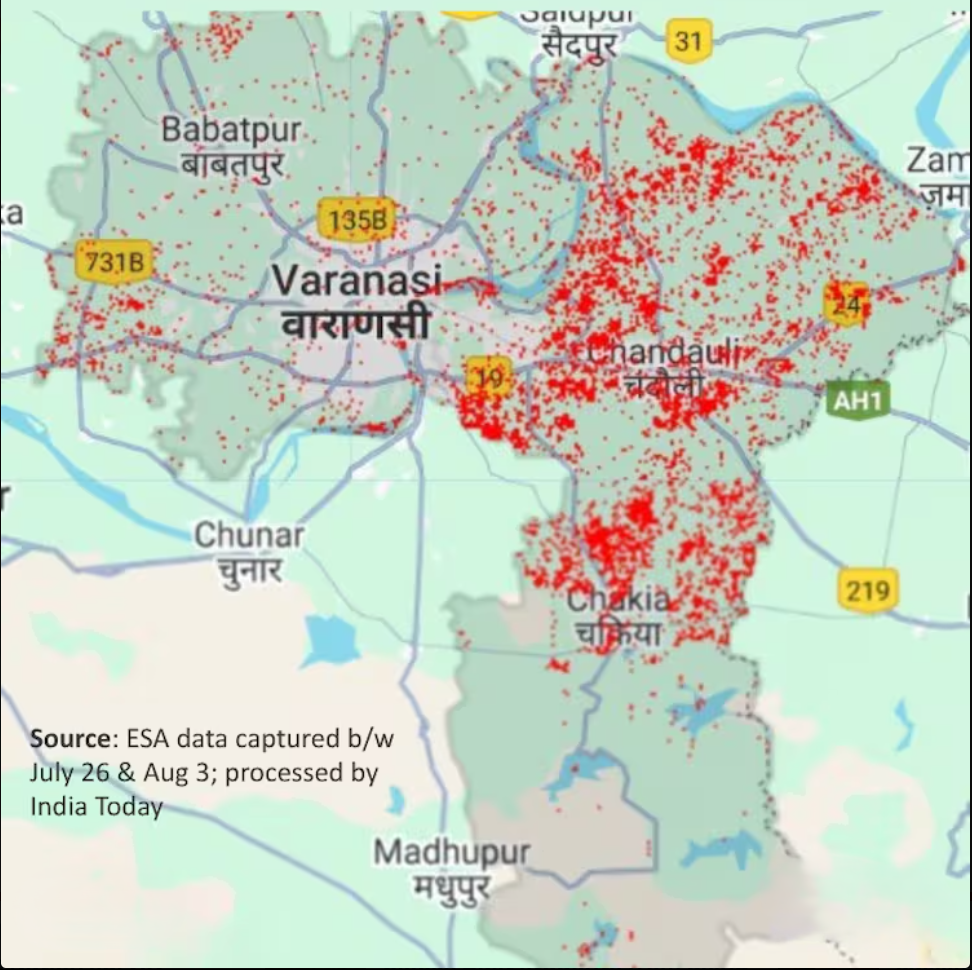
#> input picture data/input/varanasi.png, 972 x 970 px
$ python debug_flood_spread.py
#> lines starting #> are read from the running program, lines starting #| are printed output that depends on the picture; after the words box and inside, x2 and y2 are one past the last pixel; in counts of white or black regions, pixels touching at a corner belong together
### src/vision/image_processing.py
import cv2
import numpy as np

class ImageProcessor:
    def __init__(self, image=None):
        self.sample_points = []
        self.hsv_lower = None
        self.hsv_upper = None
        self.is_red_wrap = False
        self.image = image.copy() if image is not None else None

    # [60 lines left out: functions select_sample_points, mouse_click, auto_sample_points, not called in this run]

    def compute_dynamic_hsv(self, sample_radius=5, hue_margin=20, sv_margin=30):
        hsv_samples = []

        for x, y in self.sample_points:
            region = self.image[max(y - sample_radius, 0): y + sample_radius + 1,
                                max(x - sample_radius, 0): x + sample_radius + 1]
            hsv_region = cv2.cvtColor(region, cv2.COLOR_BGR2HSV)
            hsv_samples.append(hsv_region.reshape(-1, 3))

        hsv_samples = np.vstack(hsv_samples)
        h_vals, s_vals, v_vals = hsv_samples[:,0], hsv_samples[:,1], hsv_samples[:,2]

        h_mean, s_mean, v_mean = np.mean(h_vals), np.mean(s_vals), np.mean(v_vals)
        h_min, h_max = np.min(h_vals), np.max(h_vals)
        s_min, s_max = np.min(s_vals), np.max(s_vals)
        v_min, v_max = np.min(v_vals), np.max(v_vals)

        # Expand margins
        h_min, s_min, v_min = int(h_min), int(s_min), int(v_min)
        h_max, s_max, v_max = int(h_max), int(s_max), int(v_max)

        lower_h = max(h_min - hue_margin, 0)
        upper_h = min(h_max + hue_margin, 179)  # H channel caps at 179 in OpenCV, not 255
        lower_s = max(s_min - sv_margin, 0)
        upper_s = min(s_max + sv_margin, 255)
        lower_v = max(v_min - sv_margin, 0)
        upper_v = min(v_max + sv_margin, 255)

        self.hsv_lower = np.array([int(lower_h), int(lower_s), int(lower_v)], dtype=np.uint8)
        self.hsv_upper = np.array([int(upper_h), int(upper_s), int(upper_v)], dtype=np.uint8)

        # Check for red wrap-around
        self.is_red_wrap = lower_h <= 10 or upper_h >= 170

        print(f"Dynamic HSV Threshold set:\n Lower = {self.hsv_lower}\n Upper = {self.hsv_upper}")
        print(f"Red wrap-around: {self.is_red_wrap}")

    def mask_flood_areas(self, image):
        hsv = cv2.cvtColor(image, cv2.COLOR_BGR2HSV)

        if self.is_red_wrap:
            lower_mask = cv2.inRange(hsv,
                                     np.array([0, self.hsv_lower[1], self.hsv_lower[2]]),
                                     np.array([10, self.hsv_upper[1], self.hsv_upper[2]]))
            upper_mask = cv2.inRange(hsv,
                                     np.array([170, self.hsv_lower[1], self.hsv_lower[2]]),
                                     np.array([179, self.hsv_upper[1], self.hsv_upper[2]]))
            mask = cv2.bitwise_or(lower_mask, upper_mask)
        else:
            mask = cv2.inRange(hsv, self.hsv_lower, self.hsv_upper)

        # Morphological clean-up
        kernel = np.ones((5,5), np.uint8)
        mask = cv2.morphologyEx(mask, cv2.MORPH_CLOSE, kernel)
        mask = cv2.morphologyEx(mask, cv2.MORPH_OPEN, kernel)

        print(f"Mask created. Non-zero pixels: {np.count_nonzero(mask)}")
        return mask

    def find_filtered_contours(self, mask, min_area=50):
        contours, _ = cv2.findContours(mask.copy(), cv2.RETR_EXTERNAL, cv2.CHAIN_APPROX_SIMPLE)
        filtered = [c for c in contours if cv2.contourArea(c) >= min_area]
        print(f"Filtered {len(filtered)} contours with area >= {min_area}")
        return filtered

### src/weather/flood_spread.py
"""Lightweight temporal flood-contour extrapolator.

This is a deterministic, weather-conditioned image model, not a trained DL
model. It emits binary forecast frames at requested hours. A trained ConvLSTM
can replace the predictor behind this API when sequential labeled data exists.
"""
import math
import cv2
import numpy as np
from config import settings


class ForecastDict(dict):
    """Dictionary mapping hour floats to binary masks, with ndarray-like fallback for array ops."""

    # [10 lines left out: functions __array__, __eq__, not called in this run]

    def __gt__(self, other):
        return self.__array__() > other

    def __ge__(self, other):
        return self.__array__() >= other

    def __lt__(self, other):
        return self.__array__() < other

    def __le__(self, other):
        return self.__array__() <= other

    @property
    def shape(self):
        return self.__array__().shape

    @property
    def dtype(self):
        return self.__array__().dtype

    @property
    def size(self):
        return self.__array__().size

    @property
    def ndim(self):
        return self.__array__().ndim


def predict_spread(mask: np.ndarray, weather_data: dict, horizon_hours: float,
                   timesteps=(1/12, 1/6, 0.5, 1.0, 2.0)) -> ForecastDict:
    """Return ``{hours_from_now: binary_mask}`` for future contour snapshots.

    Weather-conditioned dilation approximates uncertainty growth; wind shifts
    the contour downwind. The per-hour growth rates are explicit heuristics.
    Frames are cumulative: flooding never recedes inside the forecast horizon,
    so every frame contains all earlier frames.
    """
    if mask is None or mask.size == 0:
        return ForecastDict()
    src = (mask > 0).astype(np.uint8) * 255
    precip = max(0.0, float(weather_data.get("precipitation", 0.0)))
    wind = max(0.0, float(weather_data.get("wind_speed_10m", 0.0)))
    direction = np.deg2rad(float(weather_data.get("wind_direction_10m", 0.0)) + 180.0)
    diag = math.hypot(*src.shape[:2])

    def do_spread(base_img: np.ndarray, t: float) -> np.ndarray:
        growth = (precip / settings.FLOOD_PRECIP_REFERENCE_MM_PER_H) * t * settings.FLOOD_GROWTH_PX_PER_5MM_HOUR
        radius = int(np.floor(growth))
        fraction = growth - radius
        pred = base_img
        if radius >= diag:
            pred = np.full_like(src, 255) if np.any(src > 0) else src
        else:
            if radius > 0:
                size = 2 * radius + 1
                pred = cv2.dilate(pred, cv2.getStructuringElement(cv2.MORPH_ELLIPSE, (size, size)))
            if fraction > 1e-6:
                next_size = 2 * (radius + 1) + 1
                expanded = cv2.dilate(base_img, cv2.getStructuringElement(cv2.MORPH_ELLIPSE, (next_size, next_size)))
                pred = np.where(expanded > 0, np.maximum(pred, int(round(255 * fraction))), pred).astype(np.uint8)
        shift = (wind / settings.FLOOD_WIND_REFERENCE_KMH) * t * settings.FLOOD_WIND_SHIFT_PX_PER_10KMH_HOUR
        dx = int(round(np.sin(direction) * shift))
        dy = int(round(-np.cos(direction) * shift))
        if dx or dy:
            transform = np.float32([[1, 0, dx], [0, 1, dy]])
            pred = cv2.bitwise_or(pred, cv2.warpAffine(pred, transform, (pred.shape[1], pred.shape[0])))
        frame = (pred >= 128).astype(np.uint8) * 255
        return cv2.bitwise_or(frame, base_img)

    result = {0.0: src.copy()}
    sub_hours = sorted({float(t) for t in timesteps if 0 < float(t) <= min(1.0, horizon_hours)})
    if horizon_hours > 0 and not sub_hours and horizon_hours <= 1.0:
        sub_hours = [float(horizon_hours)]
    for t in sub_hours:
        result[t] = do_spread(src, t)

    last_hourly_frame = result.get(1.0, src)
    max_h = int(horizon_hours)
    for h in range(2, max_h + 1):
        last_hourly_frame = do_spread(last_hourly_frame, 1.0)
        result[float(h)] = last_hourly_frame
    if horizon_hours > max_h and horizon_hours > 1.0:
        rem = horizon_hours - max_h
        result[float(horizon_hours)] = do_spread(last_hourly_frame, rem)

    return ForecastDict(result)


# [28 lines left out: function forecast_frames, not called in this run]


def _bracket(forecasts: dict, arrival_hours: float):
    """Return ``(t0, t1, alpha, source)`` for the frames around ``arrival_hours``."""
    times = sorted(forecasts)
    for t in times:
        if abs(t - arrival_hours) < 1e-9:
            return t, t, 0.0, "frame"
    if arrival_hours <= times[0]:
        return times[0], times[0], 0.0, "frame"
    if arrival_hours >= times[-1]:
        return times[-1], times[-1], 1.0, "frame_clamped"
    for t0, t1 in zip(times, times[1:]):
        if t0 <= arrival_hours <= t1:
            return t0, t1, float((arrival_hours - t0) / (t1 - t0)), "interpolated"
    return times[-1], times[-1], 1.0, "frame_fallback"


def interpolate_forecast_mask(forecasts: dict, arrival_hours: float, current_mask=None):
    """Linearly blend neighboring forecast frames into a uint8 grayscale mask.

    This soft blend is a diagnostic (per-pixel occupancy confidence). Binary
    obstacle queries use :func:`forecast_at`, which advances the flood front
    geometrically instead of thresholding this blend.
    """
    if not forecasts:
        if current_mask is None:
            raise ValueError("No flood forecasts or current mask available")
        return np.asarray(current_mask, dtype=np.uint8).copy(), {
            "requested_hours": float(arrival_hours), "lower_hours": None,
            "upper_hours": None, "alpha": None, "source": "current_mask"}
    t0, t1, alpha, source = _bracket(forecasts, arrival_hours)
    details = {"requested_hours": float(arrival_hours), "lower_hours": t0,
               "upper_hours": t1, "alpha": float(alpha), "source": source}
    if source != "interpolated":
        return np.asarray(forecasts[t0 if alpha == 0.0 else t1], dtype=np.uint8).copy(), details
    lower = np.asarray(forecasts[t0], dtype=np.float32)
    upper = np.asarray(forecasts[t1], dtype=np.float32)
    blended = np.clip(np.rint((1.0 - alpha) * lower + alpha * upper), 0, 255).astype(np.uint8)
    return blended, details


def signed_distance(mask: np.ndarray) -> np.ndarray:
    """Euclidean signed distance in pixels: negative inside flood, positive outside."""
    occupied = (np.asarray(mask) >= 128).astype(np.uint8)
    inside = cv2.distanceTransform(occupied, cv2.DIST_L2, cv2.DIST_MASK_PRECISE)
    outside = cv2.distanceTransform(1 - occupied, cv2.DIST_L2, cv2.DIST_MASK_PRECISE)
    return outside - inside


def interpolate_flood_front(lower: np.ndarray, upper: np.ndarray, alpha: float) -> np.ndarray:
    """Binary mask with the flood front advanced ``alpha`` of the way from ``lower`` to ``upper``.

    Interpolates the two frames' signed distance fields, so each pixel between
    the fronts floods when the front reaches it: a pixel ``a`` px outside the
    lower front and ``b`` px inside the upper front floods at ``alpha = a/(a+b)``.
    The flooded area therefore grows progressively with alpha rather than
    switching all at once at a single threshold.
    """
    lower_bin = np.asarray(lower) >= 128
    upper_bin = np.asarray(upper) >= 128
    if alpha <= 0.0:
        return lower_bin.astype(np.uint8) * 255
    if alpha >= 1.0:
        return upper_bin.astype(np.uint8) * 255
    if not lower_bin.any() or not upper_bin.any() or lower_bin.all() or upper_bin.all():
        # No front to propagate from or to (distance fields are undefined):
        # pixels that differ switch at the temporal midpoint.
        return (lower_bin if alpha < 0.5 else upper_bin).astype(np.uint8) * 255
    blended = (1.0 - alpha) * signed_distance(lower) + alpha * signed_distance(upper)
    return (blended < 0).astype(np.uint8) * 255


def forecast_at(forecasts: dict, arrival_hours: float, current_mask=None):
    """Return a binary obstacle mask plus interpolation diagnostics."""
    if not forecasts:
        current, details = interpolate_forecast_mask(forecasts, arrival_hours, current_mask)
        return (current >= 128).astype(np.uint8) * 255, details
    t0, t1, alpha, source = _bracket(forecasts, arrival_hours)
    details = {"requested_hours": float(arrival_hours), "lower_hours": t0,
               "upper_hours": t1, "alpha": float(alpha), "source": source}
    if source != "interpolated":
        frame = forecasts[t0 if alpha == 0.0 else t1]
        return (np.asarray(frame) >= 128).astype(np.uint8) * 255, details
    return interpolate_flood_front(forecasts[t0], forecasts[t1], alpha), details


def obstacle_mask_at(forecasts: dict, arrival_hours: float, current_mask=None) -> np.ndarray:
    """Binary obstacles at ``arrival_hours``, advancing the front between frames."""
    return forecast_at(forecasts, arrival_hours, current_mask)[0]


# [8 lines left out: function stretch_goal_convlstm_stub, not called in this run]

### config/settings.py
import os
from dotenv import load_dotenv

load_dotenv()


def _env(name, default, cast=float):
    """Numeric setting from the environment / .env; an unparsable value stops the program with a message
    naming the variable instead of a bare float()/int() traceback."""
    raw = os.getenv(name, default)
    try:
        return cast(raw)
    except (TypeError, ValueError):
        kind = "an integer" if cast is int else "a number"
        raise SystemExit(f"Configuration error: {name}={raw!r} (environment or .env) is not {kind}.") from None

WEATHER_API_BASE_URL = os.getenv("WEATHER_API_BASE_URL", "https://api.open-meteo.com/v1/forecast")
MAX_SAFE_WIND_SPEED = _env("MAX_SAFE_WIND_SPEED", "40.0")
MAX_SAFE_PRECIPITATION = _env("MAX_SAFE_PRECIPITATION", "15.0")
METERS_PER_PIXEL = _env("METERS_PER_PIXEL", "2.0")

# Mission aircraft reference: Garuda Aerospace Agri Kisan Drone (GA-AD).
# Manufacturer lists 8 kg rated payload, 5 m/s rated speed, and 7 min tested
# endurance with full payload. Values below are planning assumptions derived
# conservatively from that platform; calibrate with the deployed airframe.
DRONE_MODEL_REFERENCE = "Garuda Aerospace Agri Kisan Drone (GA-AD)"
DRONE_RATED_PAYLOAD_KG = 8.0
DRONE_LOADED_ENDURANCE_MIN = 7.0
DRONE_SPEED_MPS = 5.0
BATTERY_CAPACITY_WH = None  # Manufacturer does not publish this field.
PAYLOAD_CAPACITY_KG = 8.0
PAYLOAD_PER_DROP_KG = 0.25

# Time-budget battery model; payload and headwind increase estimated flight time.
PAYLOAD_TIME_FACTOR_PER_KG = 0.08
WIND_PENALTY_PER_MPS = 0.025
BATTERY_RESERVE_FRACTION = 0.20
INITIAL_BATTERY_FRACTION = 1.0

# Temporal flood growth assumptions, in image pixels per weather unit-hour.
FLOOD_GROWTH_PX_PER_5MM_HOUR = 1.0
FLOOD_WIND_SHIFT_PX_PER_10KMH_HOUR = 1.0
FLOOD_PRECIP_REFERENCE_MM_PER_H = 5.0
FLOOD_WIND_REFERENCE_KMH = 10.0

# Multi-point delivery parameters for flood contours:
# - Normal contours (< MODERATE_CONTOUR_AREA_THRESHOLD): 1 drop point
# - Moderate contours (>= MODERATE_CONTOUR_AREA_THRESHOLD): 2 drop points
# - Big contours (>= LARGE_CONTOUR_AREA_THRESHOLD): 3 drop points
# - Huge contours (>= HUGE_CONTOUR_AREA_THRESHOLD): up to 4 drop points (capped by MAX_DROPS_PER_CONTOUR)
MODERATE_CONTOUR_AREA_THRESHOLD = _env("MODERATE_CONTOUR_AREA_THRESHOLD", "2000.0", float)
LARGE_CONTOUR_AREA_THRESHOLD = _env("LARGE_CONTOUR_AREA_THRESHOLD", "8000.0", float)
HUGE_CONTOUR_AREA_THRESHOLD = _env("HUGE_CONTOUR_AREA_THRESHOLD", "25000.0", float)
LARGE_CONTOUR_AREA_STEP = _env("LARGE_CONTOUR_AREA_STEP", "3000.0", float)
MAX_DROPS_PER_CONTOUR = _env("MAX_DROPS_PER_CONTOUR", "4", int)
MIN_DROP_SEPARATION_PX = _env("MIN_DROP_SEPARATION_PX", "50.0", float)

# Payload release: MAV_CMD_DO_SET_SERVO param1 = servo output, param2 = PWM.
DROP_SERVO_CHANNEL = _env("DROP_SERVO_CHANNEL", "9", int)
DROP_SERVO_PWM = _env("DROP_SERVO_PWM", "2000", int)

# Flood-mask sanity bounds (fraction of image pixels). Outside these the HSV
# sampling almost certainly picked non-flood colours and the run is aborted.
MASK_MIN_COVERAGE_FRACTION = 0.001
MASK_MAX_COVERAGE_FRACTION = 0.50

# Geographic anchor (lat, lon of the IMAGE CENTRE) for the bundled test maps,
# used when --lat/--lon are not given. Estimated by hand from labelled towns
# on each map (approximately +/-5 km); approx_m_per_px is the map's true scale
# from the same estimate, recorded for reference only: the mission still uses
# METERS_PER_PIXEL (see Handoff.md, georeferencing limitation).
REGION_PRESETS = {
    "varanasi": {"lat": 25.14, "lon": 83.11, "region": "Varanasi / Chandauli districts, UP",
                 "approx_m_per_px": 100.0},
    "kanpur": {"lat": 26.45, "lon": 80.05, "region": "Kanpur Nagar / Kanpur Dehat districts, UP",
               "approx_m_per_px": 128.0},
    "bhopal": {"lat": 23.37, "lon": 78.03, "region": "Bhopal / Vidisha / Raisen districts, MP",
               "approx_m_per_px": 270.0},
}

# Minimum distance (display px) from any flood pixel (current or forecast) for a base.
HOME_CLEARANCE_PX = _env("HOME_CLEARANCE_PX", "5.0")

# Multi-base planning: when no single base can reach every coverable drop point
# within battery range, up to MAX_BASES bases are placed (fewest that cover all),
# each at least MIN_BASE_SEPARATION_PX (display px) from every other base.
# MAX_BASES=1 restricts the planner to a single base (one UAV).
MAX_BASES = _env("MAX_BASES", "6", int)
MIN_BASE_SEPARATION_PX = _env("MIN_BASE_SEPARATION_PX", "150")

### debug_flood_spread.py
"""Throwaway direct diagnostic for flood forecast frames and interpolation.

Run from the repository root with:
    .venv/Scripts/python.exe debug_flood_spread.py
"""
from pathlib import Path

import cv2
import numpy as np

from src.vision.image_processing import ImageProcessor
from src.weather.flood_spread import (predict_spread, obstacle_mask_at, forecast_at,
                                      interpolate_forecast_mask)


ROOT = Path(__file__).resolve().parent
IMAGE_PATH = ROOT / "data" / "input" / "varanasi.png"
SAMPLE_POINTS = [(400, 340), (462, 264), (546, 314)]
WEATHER = {
    "precipitation": 10.0,
    "wind_speed_10m": 30.0,
    "wind_direction_10m": 270.0,
}
HORIZON_HOURS = 2.0
QUERY_HOURS = [0.05, 0.15, 0.3, 0.5]


def report_mask(label, mask):
    values, counts = np.unique(mask, return_counts=True)
    print(f"{label}: shape={mask.shape}, dtype={mask.dtype}, "
          f"unique_counts={dict(zip(values.tolist(), counts.tolist()))}")


def sample_pixel_raw(mask, point_xy):
    """Replicate production's direct mask[y, x] access without conversion."""
    x, y = point_xy
    return mask[y, x]


def main():
    image = cv2.imread(str(IMAGE_PATH))
#> image is the input picture: shape (970, 972, 3); mean B, G, R 195.1, 210.2, 199.2
    if image is None:
        raise FileNotFoundError(IMAGE_PATH)
    height, width = image.shape[:2]
    if width > 750:
        image = cv2.resize(image, (750, int(round(height * 750 / width))),
                           interpolation=cv2.INTER_AREA)
#> image: shape (748, 750, 3)

    processor = ImageProcessor()
    processor.image = image.copy()
    processor.sample_points = list(SAMPLE_POINTS)
    processor.compute_dynamic_hsv()
#> after the loop in compute_dynamic_hsv, `for x, y in self.sample_points:`: hsv_samples = 3 items
#> in compute_dynamic_hsv, `hsv_samples = np.vstack(hsv_samples)`: hsv_samples = 363 rows, first 8: [0, 215, 212], [0, 232, 215], [1, 235, 216], [2, 237, 212], [3, 218, 208], [3, 177, 222], [3, 134, 241], [3, 96, 245]
#> in compute_dynamic_hsv, `h_vals, s_vals, v_vals = hsv_samples[:,0], hsv_samples[:,1], hsv_sampl..`: h_vals = 363 values, max 179 at index 83, min 0 at index 0, mean 24.87; s_vals = 363 values, max 255 at index 146, min 51 at index 10, mean 206.5; v_vals = 363 values, max 254 at index 301, min 172 at index 101, mean 225.4
#> in compute_dynamic_hsv, `h_mean, s_mean, v_mean = np.mean(h_vals), np.mean(s_vals), np.mean(v_v..`: h_mean = 24.87; s_mean = 206.5; v_mean = 225.4
#> in compute_dynamic_hsv, `h_min, h_max = np.min(h_vals), np.max(h_vals)`: h_min = 0; h_max = 179
#> in compute_dynamic_hsv, `s_min, s_max = np.min(s_vals), np.max(s_vals)`: s_min = 51; s_max = 255
#> in compute_dynamic_hsv, `v_min, v_max = np.min(v_vals), np.max(v_vals)`: v_min = 172; v_max = 254
#> in compute_dynamic_hsv, `lower_h = max(h_min - hue_margin, 0)`: lower_h = 0
#> in compute_dynamic_hsv, `upper_h = min(h_max + hue_margin, 179)`: upper_h = 179
#> in compute_dynamic_hsv, `lower_s = max(s_min - sv_margin, 0)`: lower_s = 21
#> in compute_dynamic_hsv, `upper_s = min(s_max + sv_margin, 255)`: upper_s = 255
#> in compute_dynamic_hsv, `lower_v = max(v_min - sv_margin, 0)`: lower_v = 142
#> in compute_dynamic_hsv, `upper_v = min(v_max + sv_margin, 255)`: upper_v = 255
#> in compute_dynamic_hsv, `self.hsv_lower = np.array([int(lower_h), int(lower_s), int(lower_v)], ..`: self.hsv_lower = [0, 21, 142]
#> in compute_dynamic_hsv, `self.hsv_upper = np.array([int(upper_h), int(upper_s), int(upper_v)], ..`: self.hsv_upper = [179, 255, 255]
#> in compute_dynamic_hsv, `self.is_red_wrap = lower_h <= 10 or upper_h >= 170`: self.is_red_wrap = True
#| Dynamic HSV Threshold set:
#|  Lower = [  0  21 142]
#|  Upper = [179 255 255]
#| Red wrap-around: True
    flood_mask = processor.mask_flood_areas(image)
#> in mask_flood_areas, `lower_mask = cv2.inRange(hsv, np.array([0, self.hsv_lower[1], self.hsv..`:
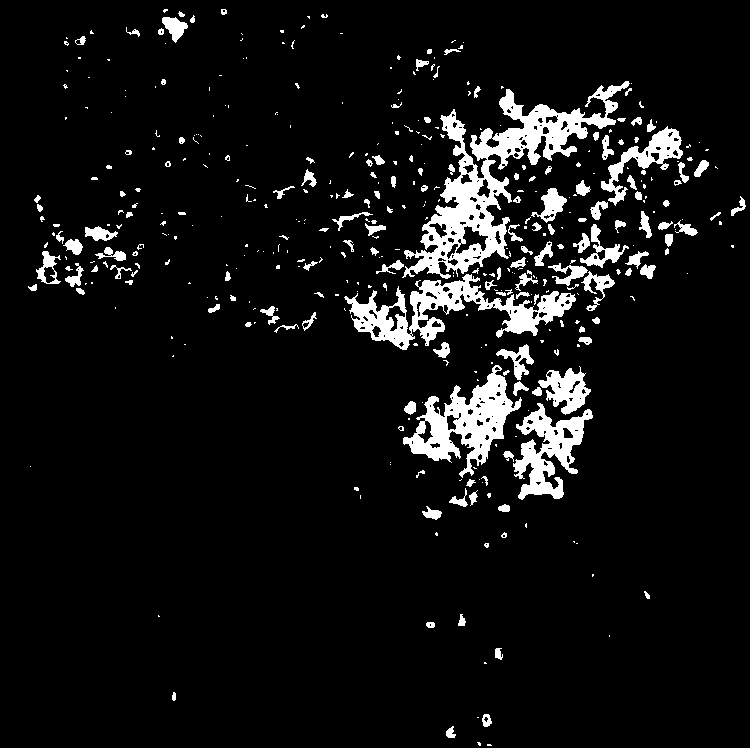
#> lower_mask: shape (748, 750); 7.4% white; 421 white regions (269 under 20 px), largest, box (x1, y1, x2, y2) and area: (402, 81, 630, 279) 10616, (344, 274, 576, 350) 5704, (403, 365, 522, 478) 4997
#> in mask_flood_areas, `upper_mask = cv2.inRange(hsv, np.array([170, self.hsv_lower[1], self.h..`:
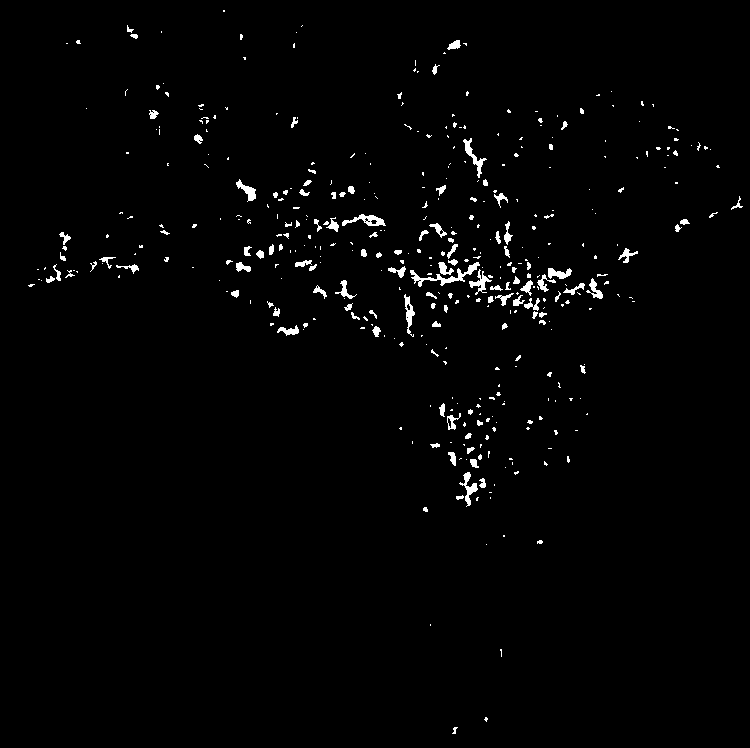
#> upper_mask: shape (748, 750); 1.6% white; 417 white regions (301 under 20 px), largest, box (x1, y1, x2, y2) and area: (410, 262, 480, 287) 396, (342, 214, 386, 226) 240, (463, 138, 487, 178) 229
#> (the rest of the program and of its run is left out)
